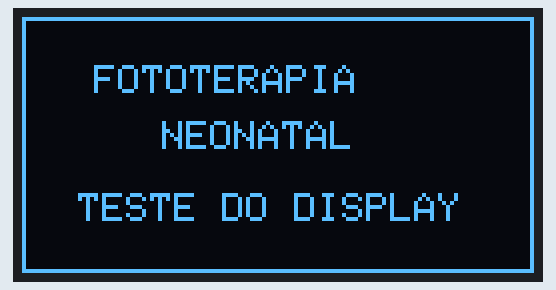
This sketch was run on a simulated ESP32. Parts: 128×64 one-colour display. What the sketch prints to the serial monitor is not drawn.

Above: at 0.6 s.
At 3.6 s:
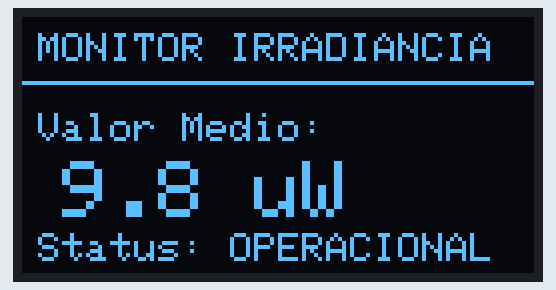
At 6.7 s:
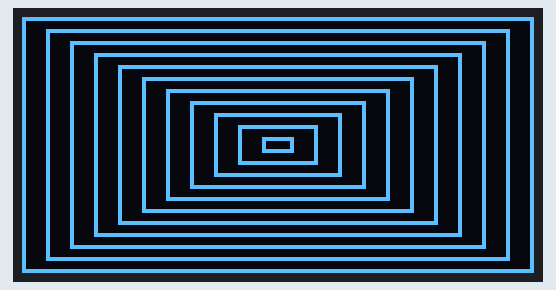

Measured:
- by itself, everything shown: repeats every 8.1 s, in 3 steps
- what the display in image 0 shows lasts 3.0 s, from 0.6 s to 3.6 s
- what the display in image 2 shows lasts 2.0 s, from 6.6 s to 8.6 s

The sketch:

Codigo_Teste_Display.ino
```cpp
#include <Wire.h>
#include <Adafruit_GFX.h>
#include <Adafruit_SSD1306.h>

#define SCREEN_WIDTH 128
#define SCREEN_HEIGHT 64
#define OLED_RESET    -1

// Endereço I2C padrão do display OLED SSD1306 (0x3C ou 0x3D)
#define SCREEN_ADDRESS 0x3C

// Pinagem I2C padrão do ESP32 WROOM
#define I2C_SDA 21
#define I2C_SCL 22

Adafruit_SSD1306 display(SCREEN_WIDTH, SCREEN_HEIGHT, &Wire, OLED_RESET);

void setup() {
  Serial.begin(115200);
  delay(500);

  // Inicializa o barramento I2C nos pinos 21 e 22
  Wire.begin(I2C_SDA, I2C_SCL);

  // Inicializa o display OLED
  if(!display.begin(SSD1306_SWITCHCAPVCC, SCREEN_ADDRESS)) {
    Serial.println(F("[ERRO] Falha ao inicializar o display SSD1306!"));
    Serial.println(F("Dica: verifique a alimentacao (3.3V/GND) e tente alterar o endereco para 0x3D."));
    while(true); // Trava o programa em caso de erro
  }

  Serial.println(F("[OK] Display detectado com sucesso!"));

  // Limpa o buffer gráfico inicial
  display.clearDisplay();
  display.setTextColor(SSD1306_WHITE);
}

void loop() {
  // Tela 1: Apresentação do Projeto
  display.clearDisplay();
  display.drawRect(0, 0, SCREEN_WIDTH, SCREEN_HEIGHT, SSD1306_WHITE); // Borda externa

  display.setTextSize(1);
  display.setCursor(18, 12);
  display.println(F("FOTOTERAPIA"));

  display.setCursor(35, 26);
  display.println(F("NEONATAL"));

  display.setCursor(14, 44);
  display.println(F("TESTE DO DISPLAY"));
  display.display();
  delay(3000);

  // Tela 2: Simulação de Leitura do Sistema
  display.clearDisplay();
  display.drawLine(0, 16, 128, 16, SSD1306_WHITE); // Linha divisória do cabeçalho

  display.setTextSize(1);
  display.setCursor(4, 4);
  display.println(F("MONITOR IRRADIANCIA"));

  display.setCursor(4, 24);
  display.println(F("Valor Medio:"));

  display.setTextSize(2);
  display.setCursor(10, 36);
  display.println(F("9.8 uW")); // Valor simulado dentro da faixa terapêutica

  display.setTextSize(1);
  display.setCursor(4, 54);
  display.println(F("Status: OPERACIONAL"));
  display.display();
  delay(3000);

  // Tela 3: Teste de Padrões Gráficos
  display.clearDisplay();
  for (int16_t i = 0; i < display.height() / 2; i += 3) {
    display.drawRect(i * 2, i, display.width() - 4 * i, display.height() - 2 * i, SSD1306_WHITE);
  }
  display.display();
  delay(2000);
}
```
